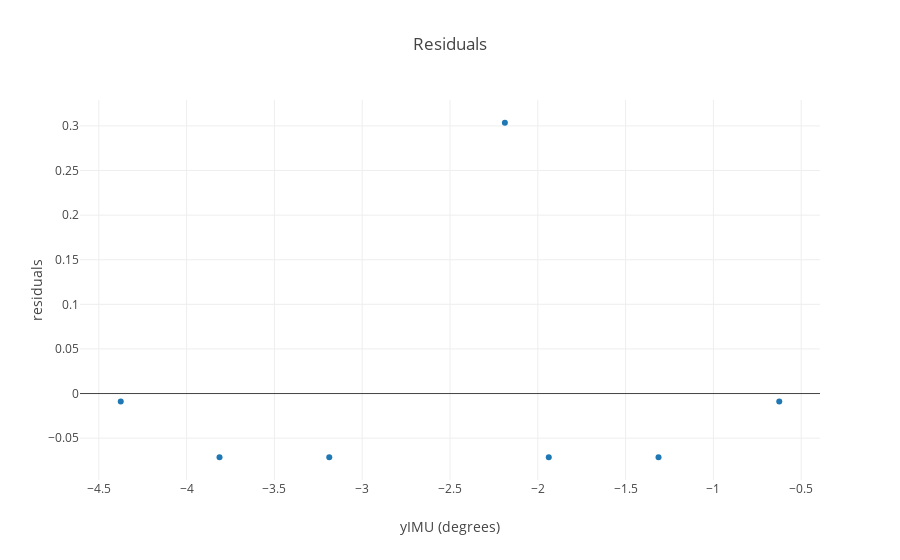

Notebook code for this chart:
### Code cell
resid = yIMU - yPred
layout = go.Layout(
    title='Force vs Degrees of Deflection',
    yaxis=dict(title='degrees'),
    xaxis=dict(title='Force (in grams)'),
    legend=dict(x=.1, y=-.5) )
traceResid = go.Scatter( x = yIMU, y = resid, mode = 'markers',
    name = 'resid' )
data = [traceResid]
layout = go.Layout(
    title='Residuals',
    yaxis=dict(title='residuals'),
    xaxis=dict(title='yIMU (degrees)'),
    legend=dict(x=.1, y=-.5) )

fig = go.Figure(data=data, layout=layout)
po.iplot(fig)
print(yIMU)
print(resid)

### Figure 1 — Plotly figure (JSON) as saved in the notebook; plotly's stock layout.template omitted (floating-point values rounded to 4 significant figures)
{"data": [{"mode": "markers", "name": "resid", "type": "scatter", "x": [-0.625, -1.312, -1.938, -2.188, -3.188, -3.812, -4.375], "y": [-0.008929, -0.07143, -0.07143, 0.3036, -0.07143, -0.07143, -0.008929]}], "layout": {"legend": {"x": 0.1, "y": -0.5}, "title": "Residuals", "xaxis": {"title": "yIMU (degrees)"}, "yaxis": {"title": "residuals"}}}
